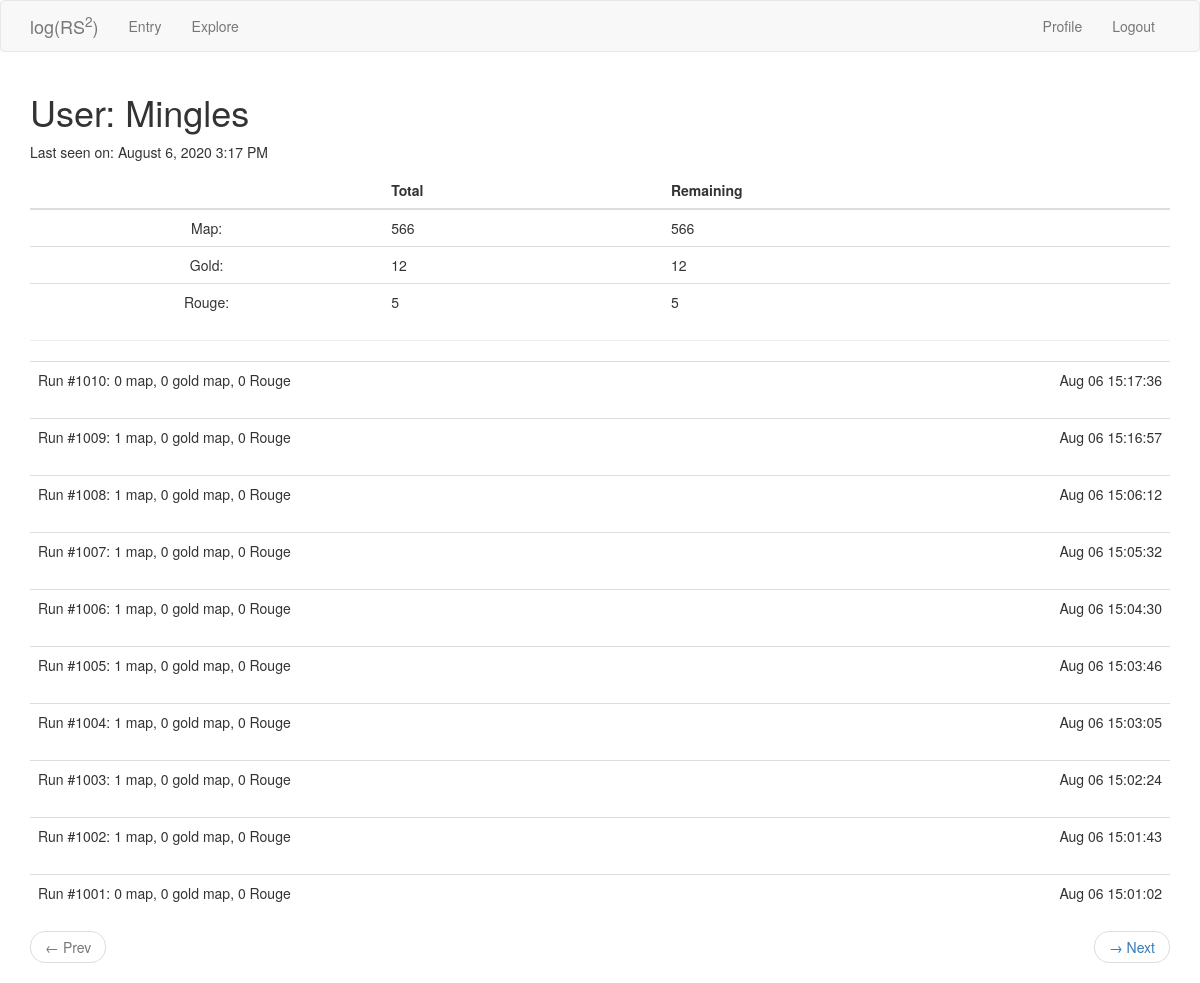
Page /user/Mingles (signed in) on the earlier database version.
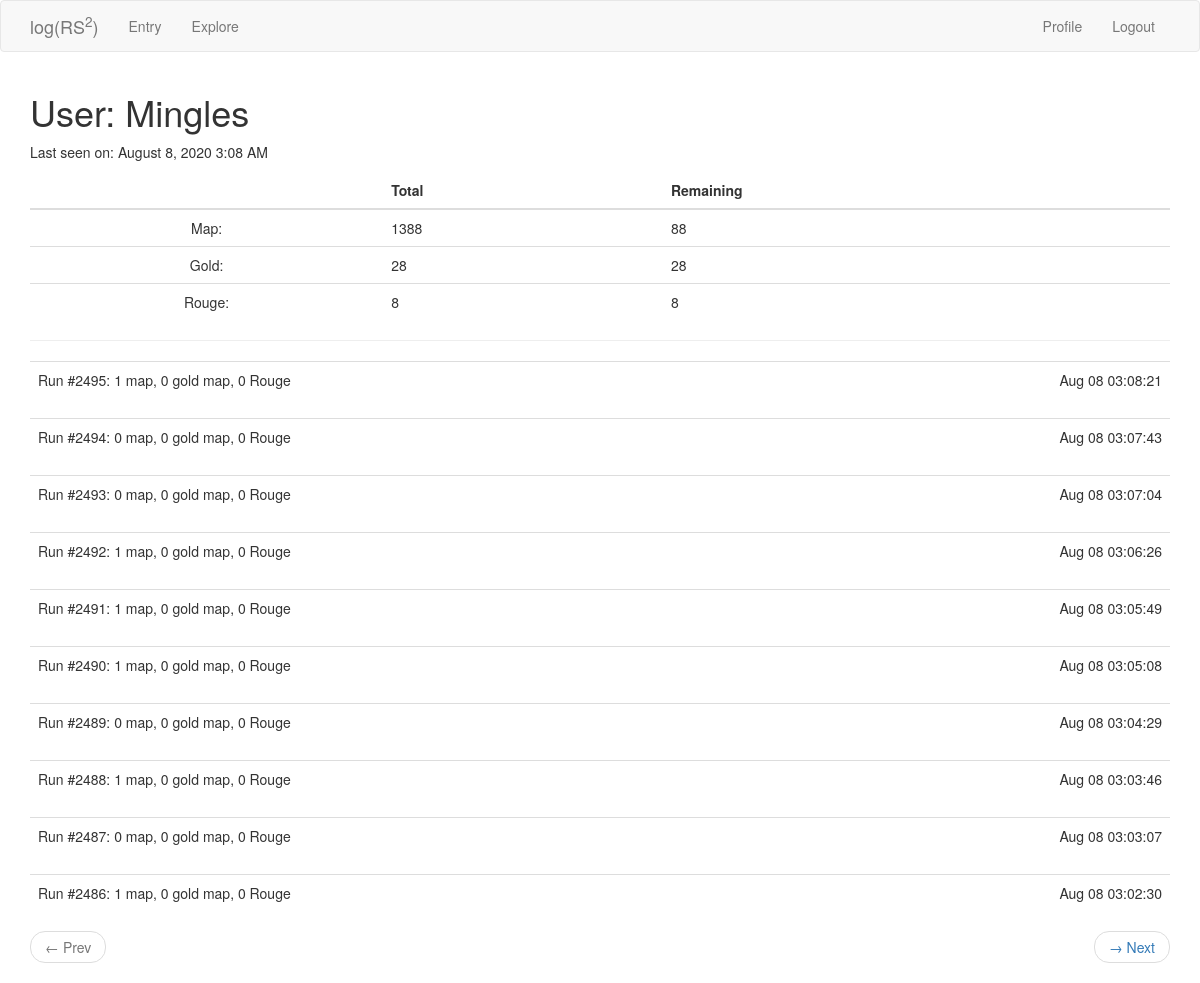
Same page on the later database version.
### app/models.py (models this page shows, shortened)
class User(UserMixin, db.Model):
    id = db.Column(db.Integer, primary_key=True)
    username = db.Column(db.String(64), index=True, unique=True)
    email = db.Column(db.String(128), index=True, unique=True)
    password_hash = db.Column(db.String(128))
    last_seen = db.Column(db.DateTime, default=datetime.utcnow)
    map_drops = db.relationship('MapDrop', backref='player', lazy='dynamic')
    treasure_drops = db.relationship('TreasureDrop', backref='player', lazy='dynamic')

class MapDrop(db.Model):
    id = db.Column(db.Integer, primary_key=True)
    map = db.Column(db.Integer)
    gold_map = db.Column(db.Integer)
    rouge = db.Column(db.Integer)
    time = db.Column(db.DateTime, index=True, default=datetime.utcnow)
    user_id = db.Column(db.Integer, db.ForeignKey('user.id'))
    run = db.Column(db.Integer)

### app/routes.py (the view)
@app.route('/user/<username>')
@login_required
def user(username):
    user = User.query.filter_by(username=username).first_or_404()
    page = request.args.get('page', 1, type=int)
    maps = db.session.query(db.func.sum(MapDrop.map)).filter_by(user_id=user.id).scalar()
    gold_maps = db.session.query(db.func.sum(MapDrop.gold_map)).filter_by(user_id=user.id).scalar()
    rouges = db.session.query(db.func.sum(MapDrop.rouge)).filter_by(user_id=user.id).scalar()
    map_remain = maps - user.treasure_drops.filter_by(quest_id=1).count() * 50 - \
                    user.treasure_drops.filter_by(quest_id=2).count() * 250
    gold_remain = gold_maps - user.treasure_drops.filter_by(quest_id=3).count()
    mapdrops = user.map_drops.order_by(MapDrop.time.desc()).paginate(page, app.config['MAPDROPS_PER_PAGE'], False)
    next_url = prev_url = None
    if mapdrops.has_next:
        next_url = url_for('user', username=user.username, page=mapdrops.next_num)
    if mapdrops.has_prev:
        prev_url = url_for('user', username=user.username, page=mapdrops.prev_num)
    return render_template('user.html', title='Profile', user=user, maps=maps, gold_maps=gold_maps, rouges=rouges,
                            map_remain=map_remain, gold_remain=gold_remain, mapdrops=mapdrops.items,
                            next_url=next_url, prev_url=prev_url)

### app/models.py (called while the page is built)
@login.user_loader
def load_user(id):
    return User.query.get(int(id))

### app/routes.py (called while the page is built)
@app.before_request
def before_request():
    if current_user.is_authenticated:
        current_user.last_seen = datetime.utcnow()
        db.session.commit()

### app/templates/user.html
{% extends "base.html" %}
{% block app_content %}
    <h1>User: {{ user.username }}</h1>
    {% if user.last_seen %}
    <p>Last seen on: {{ moment(user.last_seen).format('LLL') }}</p>
    {% endif %}
    <table class="table table-hover">
        <thead>
            <tr>
                <th scope="col"></th>
                <th scope="col">Total</th>
                <th scope="col">Remaining</th>
            </tr>
        </thead>
        <tbody>
            <tr>
                <td align="center">Map:</td>
                <td>{{ maps }}</td>
                <td>{{ map_remain }}</td>
            </tr>
            <tr>
                <td align="center">Gold:</td>
                <td>{{ gold_maps }}</td>
                <td>{{ gold_remain }}</td>
            </tr>
            <tr>
                <td align="center">Rouge:</td>
                <td>{{ rouges }}</td>
                <td>{{ rouges }}</td>
            </tr>
        </tbody>
    </table>
    <hr>
    {% for mapdrop in mapdrops %}
        {% include "_mapdrop.html" %}
    {% endfor %}
    {% if prev_url or next_url %}
    <nav aria-label="...">
        <ul class="pager">
            <li class="previous{% if not prev_url %} disabled{% endif %}">
                <a href="{{ prev_url or '#' }}">
                    <span aria-hidden="true">&larr;</span> Prev
                </a>
            </li>
            <li class="next{% if not next_url %} disabled{% endif %}">
                <a href="{{ next_url or '#' }}">
                    <span aria-hidden="true">&rarr;</span> Next
                </a>
            </li>
        </ul>
    </nav>
    {% endif %}
{% endblock %}

### app/templates/_mapdrop.html (shortened to what this page needs)
<table class="table table-hover">
    <tr>
        <td>
            Run #{{ mapdrop.run }}:
            {{ mapdrop.map }} map, {{ mapdrop.gold_map }} gold map, {{ mapdrop.rouge }} Rouge
        </td>
        <td align="right">
            {{ moment(mapdrop.time).format('MMM DD HH:mm:ss') }}
        </td>
    </tr>
</table>

Differences in the rows shown:
no longer on this page (row unchanged): MapDrop: run "1010", map "0", gold_map "0", rouge "0", time "Aug 06 15:17:36"
no longer on this page (row unchanged): MapDrop: run "1009", map "1", gold_map "0", rouge "0", time "Aug 06 15:16:57"
no longer on this page (row unchanged): MapDrop: run "1008", map "1", gold_map "0", rouge "0", time "Aug 06 15:06:12"
no longer on this page (row unchanged): MapDrop: run "1007", map "1", gold_map "0", rouge "0", time "Aug 06 15:05:32"
no longer on this page (row unchanged): MapDrop: run "1006", map "1", gold_map "0", rouge "0", time "Aug 06 15:04:30"
no longer on this page (row unchanged): MapDrop: run "1005", map "1", gold_map "0", rouge "0", time "Aug 06 15:03:46"
no longer on this page (row unchanged): MapDrop: run "1004", map "1", gold_map "0", rouge "0", time "Aug 06 15:03:05"
no longer on this page (row unchanged): MapDrop: run "1003", map "1", gold_map "0", rouge "0", time "Aug 06 15:02:24"
no longer on this page (row unchanged): MapDrop: run "1002", map "1", gold_map "0", rouge "0", time "Aug 06 15:01:43"
no longer on this page (row unchanged): MapDrop: run "1001", map "0", gold_map "0", rouge "0", time "Aug 06 15:01:02"
changed User "Mingles": last_seen "August 6, 2020 3:17 PM" → "August 8, 2020 3:08 AM"
added MapDrop: run "2495", map "1", gold_map "0", rouge "0", time "Aug 08 03:08:21"
added MapDrop: run "2494", map "0", gold_map "0", rouge "0", time "Aug 08 03:07:43"
added MapDrop: run "2493", map "0", gold_map "0", rouge "0", time "Aug 08 03:07:04"
added MapDrop: run "2492", map "1", gold_map "0", rouge "0", time "Aug 08 03:06:26"
added MapDrop: run "2491", map "1", gold_map "0", rouge "0", time "Aug 08 03:05:49"
added MapDrop: run "2490", map "1", gold_map "0", rouge "0", time "Aug 08 03:05:08"
added MapDrop: run "2489", map "0", gold_map "0", rouge "0", time "Aug 08 03:04:29"
added MapDrop: run "2488", map "1", gold_map "0", rouge "0", time "Aug 08 03:03:46"
added MapDrop: run "2487", map "0", gold_map "0", rouge "0", time "Aug 08 03:03:07"
added MapDrop: run "2486", map "1", gold_map "0", rouge "0", time "Aug 08 03:02:30"
Other differences:
{{ maps }}: "566" → "1388"
{{ map_remain }}: "566" → "88"
{{ gold_maps }}: "12" → "28"
{{ gold_remain }}: "12" → "28"
{{ rouges }}: "5" → "8"
